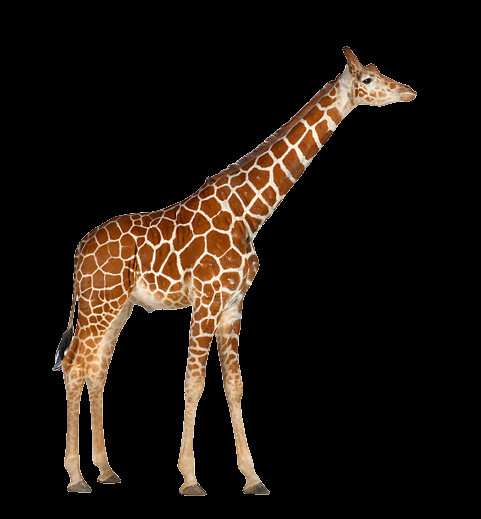
#> input picture Images/GiraffeNoBG.png, 481 x 519 px, found by its file name
$ python finished_script_automated.py
#> lines starting #> are read from the running program, lines starting #| are printed output that depends on the picture; after the words box and inside, x2 and y2 are one past the last pixel; in counts of white or black regions, pixels touching at a corner belong together
from sklearn.mixture import GaussianMixture as GMM
from matplotlib.patches import Ellipse
from matplotlib.backends.backend_agg import FigureCanvasAgg as FigureCanvas
from matplotlib.figure import Figure
from PIL import Image
from math import pi
from copy import copy
import cv2
import matplotlib.pyplot as plt
import numpy as np

""" Utility functions """

# [5 lines left out: function remove_duplicates, not called in this run]


""" Converting image to datapoints """

def colour2bw(image):
    """
    Converts a colour image to black and white
    """
    grey_horse = cv2.cvtColor(image, cv2.COLOR_BGR2GRAY)
    (_, white_horse) = cv2.threshold(grey_horse, 10, 255, cv2.THRESH_BINARY)
    return white_horse

def image2pixels(bw_image):
    """
    Converts an image to x,y, datapoints for each pixel
    """
    # Initialise arrays to store positions of each pixel
    x_pixels = np.zeros(len(bw_image.flatten()))
    y_pixels = np.zeros(len(bw_image.flatten()))
    # Store position of each pixel
    count = 0
    for row in range(bw_image.shape[0]):
        for column in range(bw_image.shape[1]):
            if bw_image[row,column] != 0:
                x_pixels[count] = column
                y_pixels[count] = -row
            count += 1
    # Remove datapoints where there are no pixels
    x_pixels = x_pixels[x_pixels != 0]
    y_pixels = y_pixels[y_pixels != 0]
    # Make as array for use with
    pixels = np.transpose(np.array((x_pixels,y_pixels)))
    return pixels


""" Doing GMM """

def do_gmm(ncomponents, pixels):
    """
    Fits a gmm model to data and returns this model along with the labels
    """
    gmm = GMM(n_components=ncomponents, random_state=0)
    labels = gmm.fit(pixels).predict(pixels)
    return gmm, labels


""" Ellipse gathering and checking """

def ellipse_data(gmm):
    """
    Get the ellipse dimension data from the gmm model
    """
    # Initialise lists for storing data
    positions = []
    widths = []
    heights = []
    angles = []
    areas = []
    # Get ellipse data
    for position, covariance in zip(gmm.means_, gmm.covariances_):
        position[1] = position[1]
        positions.append(position)
        if covariance.shape == (2, 2):
            U, s, _ = np.linalg.svd(covariance)
            angle = np.degrees(np.arctan2(U[1, 0], U[0, 0]))
            width, height = 2 * np.sqrt(s)
        else:
            angle = 0
            width, height = 2 * np.sqrt(covariance)
        widths.append(width)
        heights.append(height)
        angles.append(angle)
        areas.append(pi*width*angle)
    data = {'positions':positions, 'widths':widths, 'heights':heights, 'angles':angles, 'areas':areas}
    return data

def find_optimum(pixels,trials):
    s1 = trials
    scores = [0] * s1

    for i in range(1, s1):
        gmm, labels = do_gmm(i, pixels)
        scores[i] = gmm.score(pixels) * -1

    d1 = np.zeros((s1))
    d2 = np.zeros((s1))
    strength = np.zeros((s1))
    rstr = np.zeros((s1))

    for i in range(s1):
        if i > 0:
            d1[i] = scores[i - 1] - scores[i]
            if i > 1:
                d2[i] = d1[i - 1] - d1[i]
                strength[i - 1] = d2[i] - d1[i]
                rstr[i-1] = strength[i-1]/(i-1)

    #opt = np.where(rstr == np.max(rstr))
    opt = np.where(strength == np.max(strength))
    return opt


# [7 lines left out: function get_cluster, not called in this run]

def get_in_points(ellipses, pixels, labels, ellipse_id):
    """
    Get the datapoints that are in the given ellipse
    """
    # Get ellipse
    nsig = 1.7
    ellipse = Ellipse(ellipses['positions'][ellipse_id],
                            nsig * ellipses['widths'][ellipse_id],
                            nsig * ellipses['heights'][ellipse_id],
                            ellipses['angles'][ellipse_id],
                            color='k',
                            fill=True)
    # Define indexes for points that are in ellipse
    in_datapoints = np.empty((1,2))
    # Loop through clusters and see h
    for cluster_id in range(len(ellipses["positions"])):
        cluster_datapoints = get_cluster(pixels, labels, cluster_id)
        in_idx = ellipse.contains_points(cluster_datapoints)
        in_datapoints = np.concatenate((in_datapoints, cluster_datapoints[in_idx]))
    # Remove initialised first point
    in_datapoints = in_datapoints[1:,:]
    return ellipse, in_datapoints

# [37 lines left out: functions image_from_plot, rgba_to_grey, count_whitespace, not called in this run]

def check_whitespace(ellipses, pixels, labels, ellipse_id, image_dims):
    """
    Check the amount of white space
    """
    # Get the index of all the points inside the ellipse
    ellipse, in_points = get_in_points(ellipses, pixels, labels, ellipse_id)
    # Plot the ellipse and all the datapoints inside the ellipse and converts it to image array
    colour_image = image_from_plot(ellipse, in_points, image_dims)
    # Convert image array from rgba to grayscale
    bw_image = rgba_to_grey(colour_image)
    # Count amount of whitespace
    whitespace = count_whitespace(bw_image)
    return ellipse, whitespace

def check_ellipses(ellipses, pixels, labels, image_dims):
    """
    Checks ellipses by how much whitespace they contain
    """
    num_ellipses = len(ellipses["positions"])
    final_ellipses = []
    faulty_clusters = []
    for ellipse_id in range(num_ellipses):
        ellipse, whitespace = check_whitespace(ellipses, pixels, labels, ellipse_id, image_dims)
        if whitespace < 100:
            final_ellipses.append(ellipse)
        else:
            faulty_clusters.append(get_cluster(pixels, labels, ellipse_id))
    return final_ellipses, faulty_clusters


""" Function for iterative looping """
# [7 lines left out: function gmm_iter, not called in this run]


""" Plotting finished product """
# [23 lines left out: functions clear_plt, plot_image, not called in this run]


""" Main function """

def main(path):
    """
    Main function, input the path to the image you want to find ellipses for
    """
#> called with path = 'Images/GiraffeNoBG.png'
    # Read in image from path
    image = cv2.imread(path)
#> image is the input picture: shape (519, 481, 3); mean B, G, R 14.5, 20.7, 28.5
    # Convert to black and white
    white_horse = colour2bw(image)
#> in colour2bw, `grey_horse = cv2.cvtColor(image, cv2.COLOR_BGR2GRAY)`:
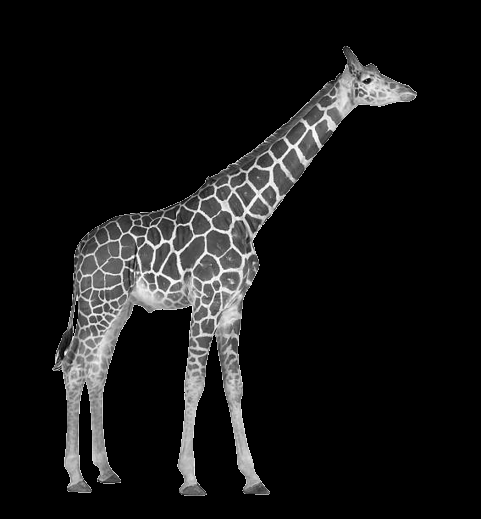
#> grey_horse: shape (519, 481); min 0, max 255, mean 22.3
#> in colour2bw, `(_, white_horse) = cv2.threshold(grey_horse, 10, 255, cv2.THRESH_BINARY)`:
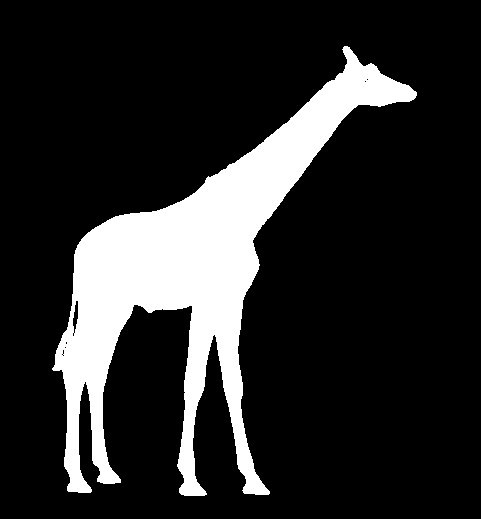
#> white_horse: shape (519, 481); 16.8% white; 1 white region, box (x1, y1, x2, y2) and area: (52, 46, 417, 496) 41986
    # Get dimensions
    image_dims = white_horse.shape
#> image_dims = (519, 481)
    # Convert to pixels
    pixels = image2pixels(white_horse)
#> in image2pixels, `pixels = np.transpose(np.array((x_pixels,y_pixels)))`: pixels = 41986 pairs, first value 52 to 416, second value -495 to -46

    opt = find_optimum(pixels,9)
#> after the loop in find_optimum, `for i in range(1, s1):`: scores = [0, 11.63, 11.37, 11.3, 11.1, 11.08, 11.07, 11.02, 11.01]
#> after the loop in find_optimum, `for i in range(s1):`: d1 = [0, -11.63, 0.261, 0.0698, 0.198, 0.0152, 0.0186, 0.0417, 0.0191]; d2 = [0, 0, -11.89, 0.191, -0.128, 0.183, -0.00341, -0.0231, 0.0226]; rstr = [0, -12.15, 0.0608, -0.109, 0.0419, -0.0044, -0.0108, 0.000499, 0]; strength = [0, -12.15, 0.122, -0.326, 0.168, -0.022, -0.0648, 0.00349, 0]
#> in find_optimum, `opt = np.where(strength == np.max(strength))`: opt = ([4],)
#> opt = ([4],)
    print(opt)
#| (array([4]),)

    # Do gmm
    gmm, labels = do_gmm(opt[0][0], pixels)
    # Get ellipses data
    ellipses = ellipse_data(gmm)
#> ellipses = {'positions': [[174.4, -255.4], [297.5, -142], [88.85, -360.9], [215.5, -370.3]], 'widths': [99.76, 140.7, 137.1, 142.2], 'heights': [60.64, 32.63, 29.89, 45.08], 'angles': [-159.5, -140.2, 86.83, 89.99], 'areas': [-49979.8, -61965.4, 37391.5, 40186.9]}
    # Loop through ellipses and check that they fit
    good_ellipses, faulty_clusters = check_ellipses(ellipses, pixels, labels, image_dims)
#> in check_ellipses, `num_ellipses = len(ellipses["positions"])`: num_ellipses = 4
#> after the loop in check_ellipses, `for ellipse_id in range(num_ellipses):`: faulty_clusters = []
    finished_ellipses = good_ellipses
    while len(faulty_clusters) > 0:
        f_clusters = []
        if len(faulty_clusters) > 100:
            break
        # Loop through faulty clusters
        for cluster in faulty_clusters:
            gmm, labels = do_gmm(2, cluster)
            # Get ellipses data
            ellipses = ellipse_data(gmm)
            # Check ellipses
            g_ellipses, f_cluster = check_ellipses(ellipses, cluster, labels, image_dims)
            # Append faulty clusters to list
            f_clusters += f_cluster
            # Append good ellipses to list
            finished_ellipses += g_ellipses
        # Change list of faulty clusters
        faulty_clusters = f_clusters

    # Plot black and white image with ellipses on top
    image = cv2.cvtColor(image, cv2.COLOR_BGR2RGB)
    image = Image.fromarray(image)
    plot_image(pixels, finished_ellipses)

if __name__ == "__main__":
#> (the run stopped early here; a loop or call above may not have finished)

$ run again, with Images/Birdie.png copied over Images/GiraffeNoBG.png
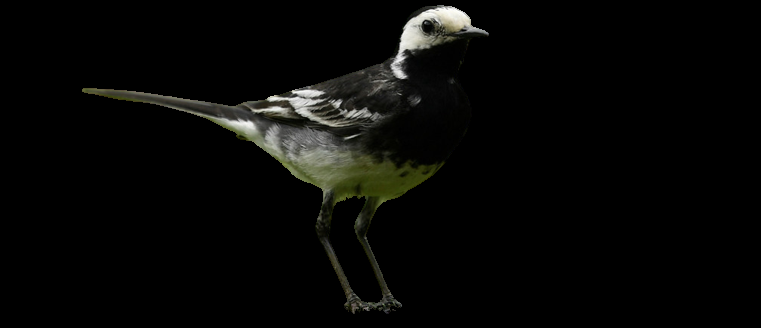
#> input picture Images/Birdie.png, 761 x 328 px, found by its file name
#> in main, image is the input picture: shape (328, 761, 3); mean B, G, R 6.5, 8, 7.8
#> in colour2bw, `(_, white_horse) = cv2.threshold(grey_horse, 10, 255, cv2.THRESH_BINARY)`:
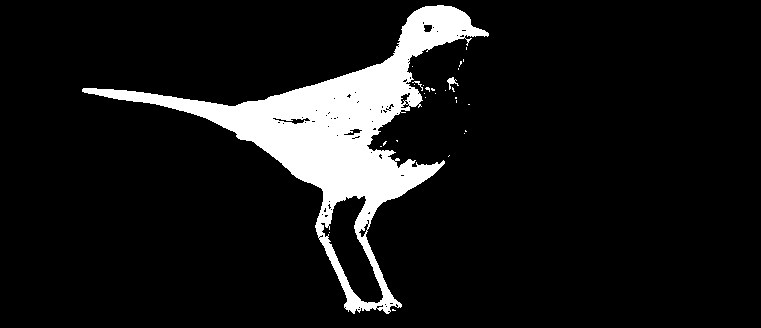
#> white_horse: shape (328, 761); 9.5% white; 28 white regions (25 under 20 px), largest, box (x1, y1, x2, y2) and area: (82, 5, 489, 314) 23634, (447, 77, 459, 90) 59, (412, 81, 423, 91) 26
#> in image2pixels, `pixels = np.transpose(np.array((x_pixels,y_pixels)))`: pixels = 23811 pairs, first value 82 to 488, second value -313 to -5
#> after the loop in find_optimum, `for i in range(1, s1):`: scores = [0, 11.24, 10.87, 10.68, 10.63, 10.54, 10.5, 10.48, 10.47]
#> after the loop in find_optimum, `for i in range(s1):`: d1 = [0, -11.24, 0.365, 0.192, 0.0518, 0.0856, 0.0467, 0.0202, 0.00491]; d2 = [0, 0, -11.6, 0.174, 0.14, -0.0338, 0.039, 0.0265, 0.0153]; rstr = [0, -11.97, -0.00916, 0.0294, -0.0299, -0.00154, 0.00106, 0.00148, 0]; strength = [0, -11.97, -0.0183, 0.0883, -0.119, -0.00772, 0.00635, 0.0104, 0]
#> in find_optimum, `opt = np.where(strength == np.max(strength))`: opt = ([3],)
#| (array([3]),)
#> ellipses = {'positions': [[341.1, -179.5], [282.6, -134.1], [391.4, -74.41]], 'widths': [127.7, 173.1, 111.2], 'heights': [51.4, 23.8, 36.33], 'angles': [106.3, 163.8, -138.7], 'areas': [42642.2, 89087.3, -48436.2]}
#> num_ellipses = 3
#> after the loop in check_ellipses, `for ellipse_id in range(num_ellipses):`: faulty_clusters = []

$ run again, with Images/DogNoBG.png copied over Images/GiraffeNoBG.png
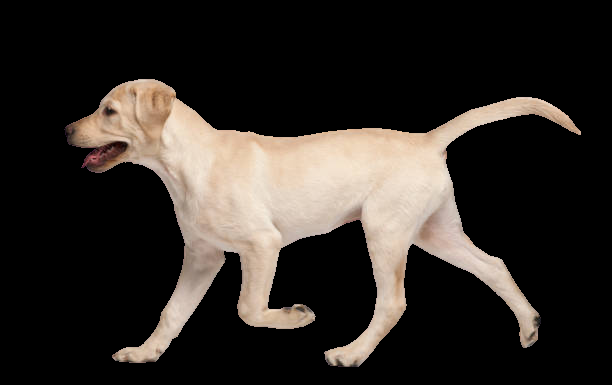
#> input picture Images/DogNoBG.png, 612 x 385 px, found by its file name
#> in main, image is the input picture: shape (385, 612, 3); mean B, G, R 40, 44.7, 50.1
#> in colour2bw, `grey_horse = cv2.cvtColor(image, cv2.COLOR_BGR2GRAY)`:
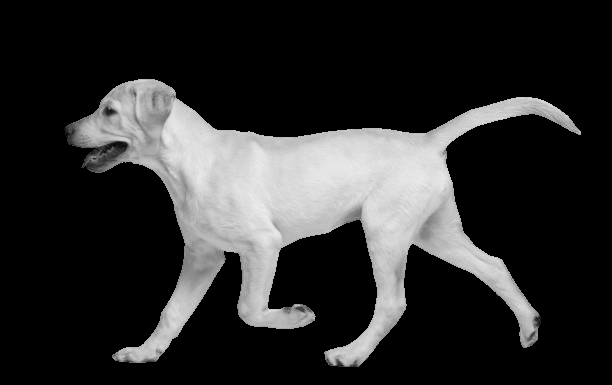
#> grey_horse: shape (385, 612); min 0, max 237, mean 45.8
#> in colour2bw, `(_, white_horse) = cv2.threshold(grey_horse, 10, 255, cv2.THRESH_BINARY)`:
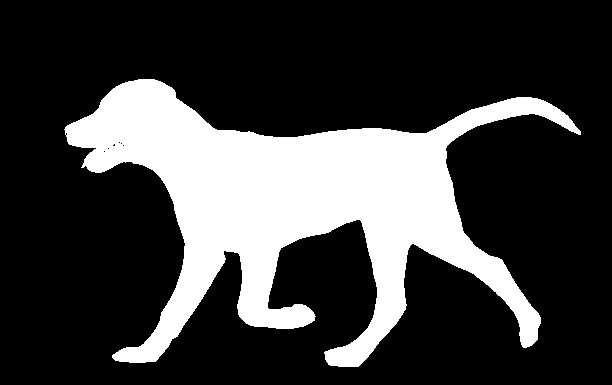
#> white_horse: shape (385, 612); 24% white; 1 white region, box (x1, y1, x2, y2) and area: (64, 79, 581, 367) 56511
#> in image2pixels, `pixels = np.transpose(np.array((x_pixels,y_pixels)))`: pixels = 56511 pairs, first value 64 to 580, second value -366 to -79
#> after the loop in find_optimum, `for i in range(1, s1):`: scores = [0, 11.8, 11.72, 11.58, 11.54, 11.51, 11.48, 11.34, 11.27]
#> after the loop in find_optimum, `for i in range(s1):`: d1 = [0, -11.8, 0.0773, 0.135, 0.0398, 0.0369, 0.026, 0.139, 0.0699]; d2 = [0, 0, -11.87, -0.0577, 0.0952, 0.00292, 0.0109, -0.113, 0.069]; rstr = [0, -11.95, -0.0964, 0.0185, -0.00849, -0.00303, -0.042, -0.000135, 0]; strength = [0, -11.95, -0.193, 0.0554, -0.034, -0.0151, -0.252, -0.000942, 0]
#> in find_optimum, `opt = np.where(strength == np.max(strength))`: opt = ([3],)
#| (array([3]),)
#> ellipses = {'positions': [[250.3, -228.1], [161.6, -140.2], [408.6, -218.5]], 'widths': [146.8, 98.2, 144.7], 'heights': [67.63, 50.76, 123], 'angles': [-133.2, 161.7, -131.9], 'areas': [-61400.9, 49891.6, -59953.6]}
#> num_ellipses = 3
#> after the loop in check_ellipses, `for ellipse_id in range(num_ellipses):`: faulty_clusters = []

$ run again, with Images/Patrick.png copied over Images/GiraffeNoBG.png
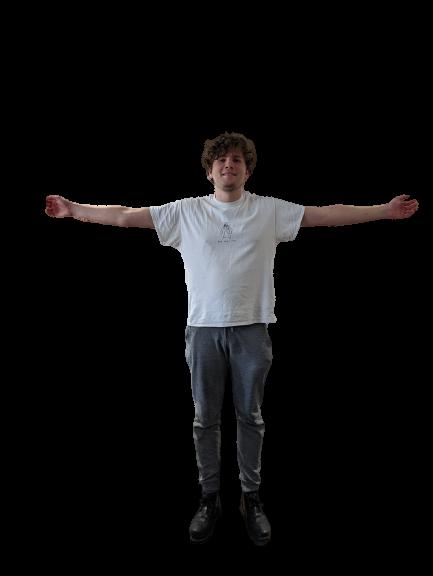
#> input picture Images/Patrick.png, 433 x 576 px, found by its file name
#> in main, image is the input picture: shape (576, 433, 3); mean B, G, R 13.6, 13.1, 13.5
#> in colour2bw, `(_, white_horse) = cv2.threshold(grey_horse, 10, 255, cv2.THRESH_BINARY)`:
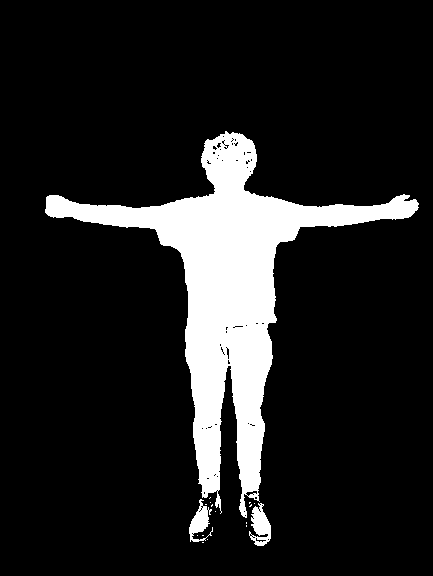
#> white_horse: shape (576, 433); 13% white; 17 white regions (14 under 20 px), largest, box (x1, y1, x2, y2) and area: (45, 131, 419, 518) 31327, (249, 503, 271, 546) 559, (189, 499, 213, 542) 476
#> in image2pixels, `pixels = np.transpose(np.array((x_pixels,y_pixels)))`: pixels = 32391 pairs, first value 45 to 418, second value -545 to -131
#> after the loop in find_optimum, `for i in range(1, s1):`: scores = [0, 11.44, 10.86, 10.82, 10.8, 10.78, 10.76, 10.76, 10.74]
#> after the loop in find_optimum, `for i in range(s1):`: d1 = [0, -11.44, 0.577, 0.0383, 0.0201, 0.0183, 0.0209, 0.00762, 0.0209]; d2 = [0, 0, -12.02, 0.539, 0.0182, 0.00177, -0.00254, 0.0132, -0.0133]; rstr = [0, -12.59, 0.25, -0.000626, -0.00414, -0.00468, 0.000938, -0.00488, 0]; strength = [0, -12.59, 0.501, -0.00188, -0.0166, -0.0234, 0.00563, -0.0341, 0]
#> in find_optimum, `opt = np.where(strength == np.max(strength))`: opt = ([2],)
#| (array([2]),)
#> ellipses = {'positions': [[229.2, -214.9], [228.6, -325.1]], 'widths': [200.8, 198.9], 'heights': [19.2, 48.87], 'angles': [-179.9, 90.25], 'areas': [-113436.3, 56384.3]}
#> num_ellipses = 2
#> after the loop in check_ellipses, `for ellipse_id in range(num_ellipses):`: faulty_clusters = []
